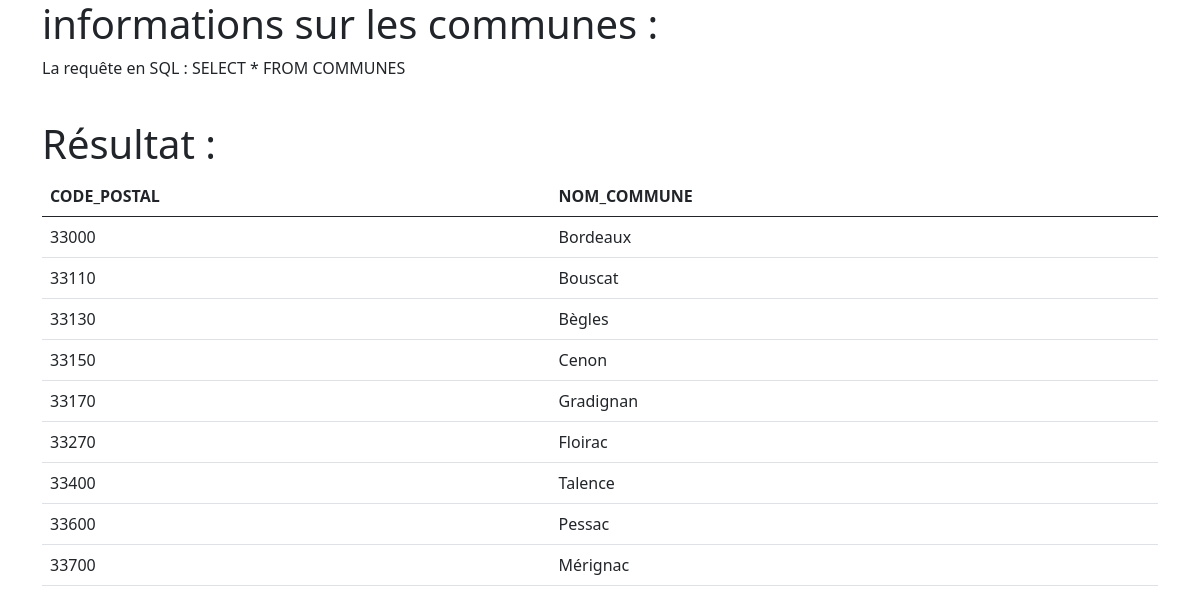
The page /src/gestion_parkings/consultations/infos_communes.php on the database its author committed.
### tables this page shows
create table COMMUNES
(
	CODE_POSTAL	    INT	        not null,
	NOM_COMMUNE	    CHAR(20)	not null,
	primary key(CODE_POSTAL)
);

### src/gestion_parkings/consultations/infos_communes.php (the view, shortened to what this page needs)
<!DOCTYPE html>
<html>
<head>
    <link
        href="https://cdn.jsdelivr.net/npm/bootstrap@5.0.2/dist/css/bootstrap.min.css"
        rel="stylesheet"
    >
</head>
<body class="d-flex flex-column min-vh-100">
	<div class="container">
	<?php
	try
	{
		$mysqlClient = new PDO('mysql:host=localhost;dbname=parking;charset=utf8', 'root', 'root');
	}
	catch(Exception $e)
	{
			die('Erreur : '.$e->getMessage());
	}
	?>
		<h1>informations sur les communes :</h1>
	<?php
	$sqlQuery = 'SELECT * FROM COMMUNES';
	$communesStatement = $mysqlClient->prepare($sqlQuery);
	$communesStatement->execute();
	$communes = $communesStatement->fetchAll();
	?>
		<p><?php echo 'La requête en SQL : ' . $sqlQuery . '<br />'. '<br />';  ?></p>
	<h1>Résultat :</h1>
	<table class="table">
		<thead>
			<tr>
			<th><?php echo( 'CODE_POSTAL'); ?></th>
			<th><?php echo( 'NOM_COMMUNE'); ?></th>
			</tr>
		</thead>
		<tbody>
			<?php
			foreach ($communes as $commune) {
				?>
					<tr>
						<td><?php echo( $commune['CODE_POSTAL']); ?></td>
						<td><?php echo( $commune['NOM_COMMUNE']); ?></td>
					</tr>
				<?php
				}
			?>
		</tbody>
	</table>
	</div>
</body>
</html>

### rows shown on the page
communes: CODE_POSTAL "33000", NOM_COMMUNE "Bordeaux"
communes: CODE_POSTAL "33110", NOM_COMMUNE "Bouscat"
communes: CODE_POSTAL "33130", NOM_COMMUNE "Bègles"
communes: CODE_POSTAL "33150", NOM_COMMUNE "Cenon"
communes: CODE_POSTAL "33170", NOM_COMMUNE "Gradignan"
communes: CODE_POSTAL "33270", NOM_COMMUNE "Floirac"
communes: CODE_POSTAL "33400", NOM_COMMUNE "Talence"
communes: CODE_POSTAL "33600", NOM_COMMUNE "Pessac"
communes: CODE_POSTAL "33700", NOM_COMMUNE "Mérignac"

### other values the page prints
$sqlQuery "SELECT * FROM COMMUNES"
